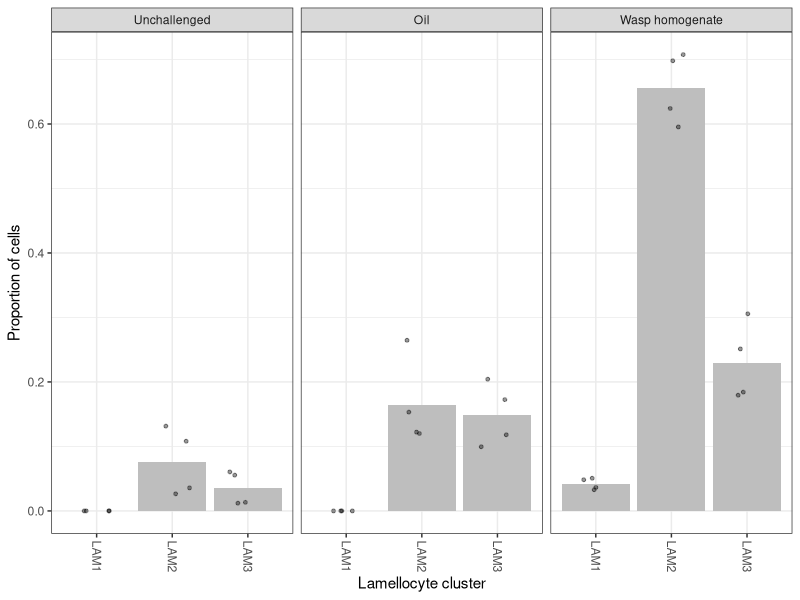

Source code (R):
setwd(dirname(rstudioapi::getActiveDocumentContext()$path))

## modify single cell file to meet input requirements of CIBERSORT. Only keeping highly variable genes
#GSE148826_intergrated_rna_count_matrix2 <- read.table(file="GSE148826_intergrated_rna_count_matrix2.csv",header = T)
#colnames(GSE148826_intergrated_rna_count_matrix2)[1] <- "Gene"
#GSE148826_intergrated_rna_count_matrix2 <- t(GSE148826_intergrated_rna_count_matrix2)
#GSE148826_intergrated_rna_count_matrix2 <- as.data.frame(GSE148826_intergrated_rna_count_matrix2)
#allnames <- GSE148826_intergrated_rna_count_matrix2[1,]
#allnames <- gsub("PLASM1","plasmatocytes",as.character(allnames[1,]))
#allnames <- gsub("PLASM2","plasmatocytes",allnames)
#allnames <- gsub("AMP","plasmatocytes",allnames)
#allnames <- gsub("MET","plasmatocytes",allnames)
#allnames <- gsub("LAM1","lamellocytes",allnames)
#allnames <- gsub("LAM2","lamellocytes",allnames)
#allnames <- gsub("LAM3","lamellocytes",allnames)
#hvg <- read.table(file = "hvg")
#GSE148826_intergrated_rna_count_matrix3 <- GSE148826_intergrated_rna_count_matrix2[rownames(GSE148826_intergrated_rna_count_matrix2) %in% hvg$V1,]
#GSE148826_intergrated_rna_count_matrix3 <- rbind(allnames,GSE148826_intergrated_rna_count_matrix3)
#write.table(GSE148826_intergrated_rna_count_matrix3, file = "GSE148826_intergrated_rna_count_matrix3.txt", quote = F, col.names = F, sep = "\t")


library(ggplot2)
library(dplyr)
library(reshape2)

## read in deconvolution results from CIBERSORT website (https://cibersortx.stanford.edu/)
CIBERSORT <- read.csv(file="CIBERSORTx_Job11_Results.csv")
CIBERSORT$group <- c("Unchallenged","Unchallenged","Unchallenged","Unchallenged","Oil","Oil","Oil","Oil","Wasp homogenate","Wasp homogenate","Wasp homogenate","Wasp homogenate")
CIBERSORT <- CIBERSORT[c(2:9,13)]
CIBERSORT <- CIBERSORT[c(9,1:8)]

## get mean proportion of each cell type for the three conditions
CIBERSORT_mean <- CIBERSORT %>%
  dplyr::group_by(group) %>%
  dplyr::summarise_all(list(mean = mean))
colnames(CIBERSORT_mean) <- colnames(CIBERSORT)

## df manipulations
CIBERSORT <- melt(CIBERSORT)
CIBERSORT_mean <- melt(CIBERSORT_mean)
CIBERSORT_mean$variable <- factor(CIBERSORT_mean$variable,levels=c("CC","AMP","MET","PLASM2","PLASM1","LAM1","LAM2","LAM3"))
CIBERSORT$variable <- factor(CIBERSORT$variable,levels=c("CC","AMP","MET","PLASM2","PLASM1","LAM1","LAM2","LAM3"))
CIBERSORT_mean$group <- factor(CIBERSORT_mean$group,levels=c("Unchallenged","Oil","Wasp homogenate"))
CIBERSORT$group <- factor(CIBERSORT$group,levels=c("Unchallenged","Oil","Wasp homogenate"))

## get total proportion of each cell type for the three conditions
CIBERSORT_mean[CIBERSORT_mean$variable %in% c("LAM1","LAM2","LAM3"),] %>%
  dplyr::group_by(group) %>%
  dplyr::summarise(sum(value))

## plot proportion of Lamellocyte clusters in RNA-seq data
pdf(file="deconvolution.pdf", width=4, height= 2.7)
ggplot(data=CIBERSORT_mean[CIBERSORT_mean$variable %in% c("LAM1","LAM2","LAM3"),],aes(x=variable,y=value)) +
  geom_col(fill="grey") +
  geom_jitter(data=CIBERSORT[CIBERSORT$variable %in% c("LAM1","LAM2","LAM3"),],aes(x=variable,y=value),width=0.25,height=0,size=1, alpha=0.4) +
  facet_grid(~group) +
  ylab("Proportion of cells") +
  xlab("Lamellocyte cluster") +
  theme_bw() +
  theme(axis.text.x = element_text(angle = 270, vjust = 0.5, hjust=0))
dev.off()
